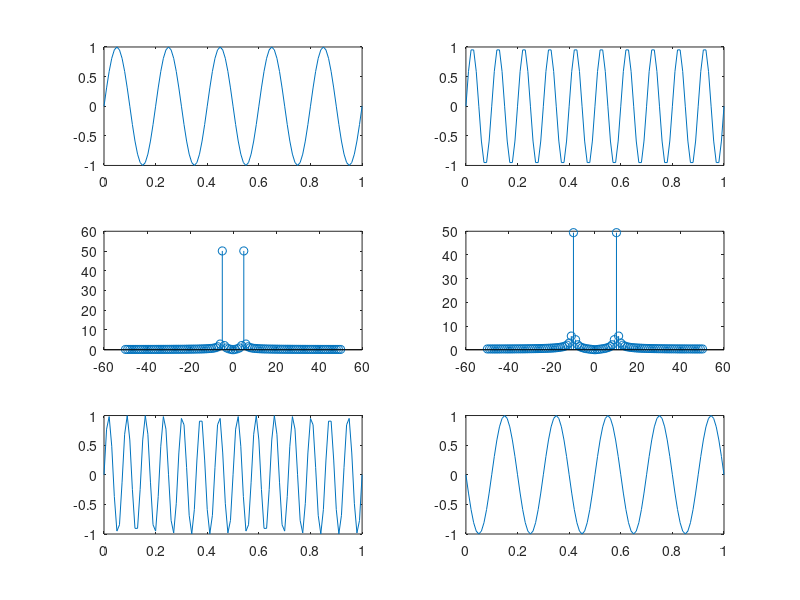

Source code (MATLAB):
clc
clear all
fs=100;
n=0:0.01:1;
f1=sin(10*pi*n);
subplot(3,2,1)
plot(n,f1)
f2=sin(20*pi*n);
subplot(3,2,2)
plot(n,f2)
d1=length(f1);
t=-fs/2:1:fs/2;
ff1=abs(fft(f1,d1));
ff1=fftshift(ff1);
ff2=abs(fft(f2,d1));
ff2=fftshift(ff2);
subplot(3,2,3)
stem(t,ff1)
subplot(3,2,4)
stem(t,ff2)
m1=max(ff1);
m2=max(ff2);
for i=1:(length(ff1)/2)
if(ff1(i)==m1)
        value1=i;
end
end
for i=1:(length(ff2)/2)
if(ff2(i)==m2)
        value2=i;
end
end
qwer=(length(ff1)/2)-value1;
qwer2=(length(ff2)/2)-value2;
fs=qwer+qwer2;
fs1=qwer-qwer2;
y=sin(2*pi*fs*n);
subplot(3,2,5)
plot(n,y)
y1=sin(2*pi*fs1*n);
subplot(3,2,6)
plot(n,y1)